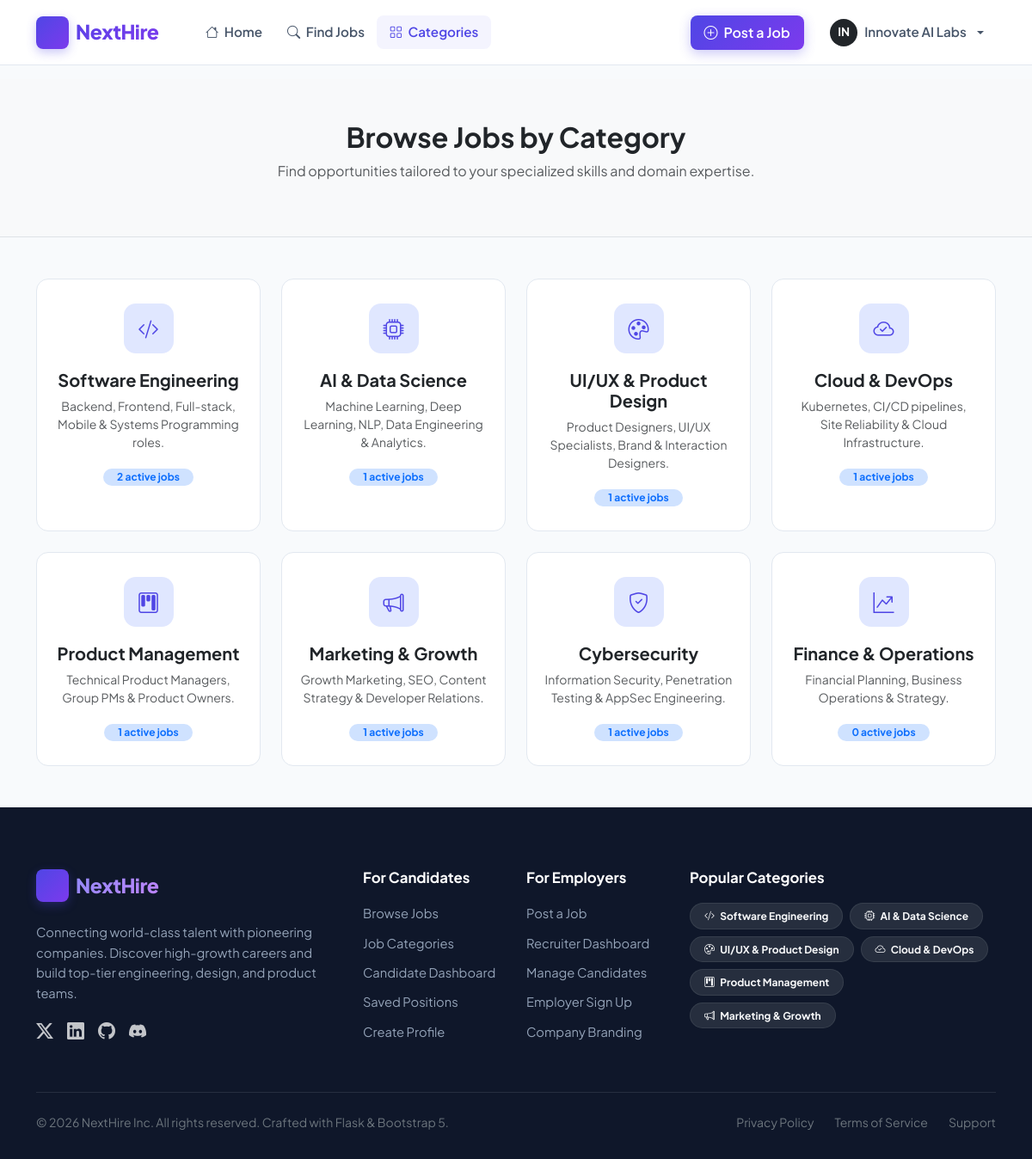
The page /categories (signed in) on the database its author committed.
### app/models.py (models this page shows, shortened)
class User(UserMixin, db.Model):
    __tablename__ = 'users'
    id = db.Column(db.Integer, primary_key=True)
    username = db.Column(db.String(80), unique=True, nullable=False, index=True)
    email = db.Column(db.String(120), unique=True, nullable=False, index=True)
    password_hash = db.Column(db.String(256), nullable=False)
    role = db.Column(db.String(20), nullable=False, default='jobseeker')  # 'jobseeker', 'employer', 'admin'
    is_active = db.Column(db.Boolean, default=True)
    created_at = db.Column(db.DateTime, default=datetime.utcnow)
    seeker_profile = db.relationship('UserProfile', backref='user', uselist=False, cascade='all, delete-orphan')
    company_profile = db.relationship('CompanyProfile', backref='user', uselist=False, cascade='all, delete-orphan')
    posted_jobs = db.relationship('Job', backref='employer', lazy='dynamic', cascade='all, delete-orphan')
    applications = db.relationship('Application', backref='seeker', lazy='dynamic', cascade='all, delete-orphan')
    saved_jobs = db.relationship('SavedJob', backref='seeker', lazy='dynamic', cascade='all, delete-orphan')
    @property
    def is_seeker(self):
        return self.role == 'jobseeker'
    @property
    def is_employer(self):
        return self.role == 'employer'
    @property
    def display_name(self):
        if self.is_seeker and self.seeker_profile and self.seeker_profile.full_name:
            return self.seeker_profile.full_name
        if self.is_employer and self.company_profile and self.company_profile.company_name:
            return self.company_profile.company_name
        return self.username

class CompanyProfile(db.Model):
    __tablename__ = 'company_profiles'
    id = db.Column(db.Integer, primary_key=True)
    user_id = db.Column(db.Integer, db.ForeignKey('users.id', ondelete='CASCADE'), nullable=False, unique=True)
    company_name = db.Column(db.String(150), nullable=False)
    tagline = db.Column(db.String(200), nullable=True)
    industry = db.Column(db.String(100), nullable=True)
    company_size = db.Column(db.String(50), nullable=True)  # e.g., "10-50 employees", "500+ employees"
    website = db.Column(db.String(200), nullable=True)
    location = db.Column(db.String(100), nullable=True)
    logo_filename = db.Column(db.String(255), nullable=True)
    about = db.Column(db.Text, nullable=True)
    founded_year = db.Column(db.Integer, nullable=True)
    updated_at = db.Column(db.DateTime, default=datetime.utcnow, onupdate=datetime.utcnow)

class JobCategory(db.Model):
    __tablename__ = 'job_categories'
    id = db.Column(db.Integer, primary_key=True)
    name = db.Column(db.String(80), nullable=False, unique=True)
    slug = db.Column(db.String(80), nullable=False, unique=True, index=True)
    icon_class = db.Column(db.String(60), default='bi-briefcase')
    description = db.Column(db.String(255), nullable=True)
    jobs = db.relationship('Job', backref='category', lazy='dynamic')
    @property
    def active_jobs_count(self):
        return self.jobs.filter_by(status='active').count()

### app/routes/main.py (the view)
@main_bp.route('/categories')
def categories():
    all_categories = JobCategory.query.all()
    return render_template('main/categories.html', categories=all_categories)

### app/templates/main/categories.html (shortened to what this page needs)
{% extends "base.html" %}
{% block content %}
<div class="py-5 bg-light border-bottom text-center">
    <div class="container">
        <h2 class="fw-bold text-dark mb-2">Browse Jobs by Category</h2>
        <p class="text-muted">Find opportunities tailored to your specialized skills and domain expertise.</p>
    </div>
</div>
<div class="container py-5">
    <div class="row g-4">
        {% for cat in categories %}
        <div class="col-xl-3 col-lg-4 col-md-6">
            <a href="{{ url_for('main.jobs', category=cat.id) }}" class="category-card h-100">
                <div class="category-icon-box">
                    <i class="bi {{ cat.icon_class }}"></i>
                </div>
                <h5 class="fw-bold mb-2 text-dark">{{ cat.name }}</h5>
                <p class="text-muted small mb-3">{{ cat.description or 'Explore top listings in this field.' }}</p>
                <div class="badge bg-primary-subtle text-primary rounded-pill px-3 py-1">
                    {{ cat.active_jobs_count }} active jobs
                </div>
            </a>
        </div>
        {% endfor %}
    </div>
</div>
{% endblock %}

### app/templates/base.html (shortened to what this page needs)
<!DOCTYPE html>
<html lang="en">
<head>
    <link href="https://cdn.jsdelivr.net/npm/bootstrap@5.3.3/dist/css/bootstrap.min.css" rel="stylesheet">
    <link rel="stylesheet" href="https://cdn.jsdelivr.net/npm/bootstrap-icons@1.11.3/font/bootstrap-icons.min.css">
    <link rel="stylesheet" href="{{ url_for('static', filename='css/style.css') }}">
</head>
<body>
    <nav class="navbar navbar-expand-lg navbar-custom sticky-top">
        <div class="container">
            <a class="navbar-brand brand-logo" href="{{ url_for('main.index') }}">
                <div class="brand-icon">
                    <i class="bi bi-briefcase-fill"></i>
                </div>
                <span>NextHire</span>
            </a>
            <div class="collapse navbar-collapse" id="navbarMain">
                <ul class="navbar-nav me-auto mb-2 mb-lg-0 ms-lg-4">
                    <li class="nav-item">
                        <a class="nav-link {% if request.endpoint == 'main.index' %}active{% endif %}" href="{{ url_for('main.index') }}">
                            <i class="bi bi-house me-1"></i> Home
                        </a>
                    </li>
                    <li class="nav-item">
                        <a class="nav-link {% if request.endpoint == 'main.jobs' %}active{% endif %}" href="{{ url_for('main.jobs') }}">
                            <i class="bi bi-search me-1"></i> Find Jobs
                        </a>
                    </li>
                    <li class="nav-item">
                        <a class="nav-link {% if request.endpoint == 'main.categories' %}active{% endif %}" href="{{ url_for('main.categories') }}">
                            <i class="bi bi-grid me-1"></i> Categories
                        </a>
                    </li>
                </ul>
                <ul class="navbar-nav align-items-lg-center gap-2">
                    {% if current_user.is_authenticated %}
                        {% if current_user.is_seeker %}
                            <li class="nav-item">
                                <a class="nav-link" href="{{ url_for('seeker.saved_jobs') }}">
                                    <i class="bi bi-bookmark me-1"></i> Saved
                                </a>
                            </li>
                            <li class="nav-item dropdown">
                                <a class="nav-link dropdown-toggle d-flex align-items-center gap-2" href="#" role="button" data-bs-toggle="dropdown">
                                    <div class="rounded-circle bg-primary text-white d-flex align-items-center justify-content-center" style="width: 32px; height: 32px; font-size: 0.85rem; font-weight: 700;">
                                        {{ current_user.username[:2].upper() }}
                                    </div>
                                    <span>{{ current_user.display_name }}</span>
                                </a>
                                <ul class="dropdown-menu dropdown-menu-end shadow-lg border-0 mt-2 rounded-3">
                                    <li class="px-3 py-2 border-bottom">
                                        <div class="small text-muted">Signed in as</div>
                                        <div class="fw-bold text-dark">{{ current_user.email }}</div>
                                        <span class="badge bg-primary-subtle text-primary mt-1">Candidate</span>
                                    </li>
                                    <li><a class="dropdown-item py-2" href="{{ url_for('seeker.dashboard') }}"><i class="bi bi-speedometer2 me-2 text-primary"></i> Dashboard</a></li>
                                    <li><a class="dropdown-item py-2" href="{{ url_for('seeker.applications') }}"><i class="bi bi-send me-2 text-primary"></i> My Applications</a></li>
                                    <li><a class="dropdown-item py-2" href="{{ url_for('seeker.saved_jobs') }}"><i class="bi bi-bookmark me-2 text-primary"></i> Saved Jobs</a></li>
                                    <li><a class="dropdown-item py-2" href="{{ url_for('seeker.profile') }}"><i class="bi bi-person me-2 text-primary"></i> Edit Profile</a></li>
                                    <li><hr class="dropdown-divider"></li>
                                    <li><a class="dropdown-item py-2 text-danger" href="{{ url_for('auth.logout') }}"><i class="bi bi-box-arrow-right me-2"></i> Sign Out</a></li>
                                </ul>
                            </li>
                        {% elif current_user.is_employer %}
                            <li class="nav-item">
                                <a class="btn btn-primary-gradient py-2 px-3 me-2" href="{{ url_for('employer.post_job') }}">
                                    <i class="bi bi-plus-circle me-1"></i> Post a Job
                                </a>
                            </li>
                            <li class="nav-item dropdown">
                                <a class="nav-link dropdown-toggle d-flex align-items-center gap-2" href="#" role="button" data-bs-toggle="dropdown">
                                    <div class="rounded-circle bg-dark text-white d-flex align-items-center justify-content-center" style="width: 32px; height: 32px; font-size: 0.85rem; font-weight: 700;">
                                        {{ current_user.display_name[:2].upper() }}
                                    </div>
                                    <span>{{ current_user.display_name }}</span>
                                </a>
                            </li>
                        {% endif %}
                    {% endif %}
                </ul>
            </div>
        </div>
    </nav>
    <main>
        {% block content %}{% endblock %}
    </main>
    <footer class="footer-custom">
        <div class="container">
            <div class="row g-4">
                <div class="col-lg-4 col-md-6">
                    <a class="brand-logo mb-3 d-inline-flex" href="{{ url_for('main.index') }}" style="background: linear-gradient(135deg, #818cf8 0%, #c084fc 100%); -webkit-background-clip: text; -webkit-text-fill-color: transparent;">
                        <div class="brand-icon">
                            <i class="bi bi-briefcase-fill text-white"></i>
                        </div>
                        <span>NextHire</span>
                    </a>
                    <p class="text-slate-400 pe-lg-4 mt-2" style="font-size: 0.92rem; line-height: 1.6;">
                        Connecting world-class talent with pioneering companies. Discover high-growth careers and build top-tier engineering, design, and product teams.
                    </p>
                    <div class="d-flex gap-3 mt-3">
                        <a href="#" class="text-white opacity-75 fs-5 hover-opacity"><i class="bi bi-twitter-x"></i></a>
                        <a href="#" class="text-white opacity-75 fs-5 hover-opacity"><i class="bi bi-linkedin"></i></a>
                        <a href="#" class="text-white opacity-75 fs-5 hover-opacity"><i class="bi bi-github"></i></a>
                        <a href="#" class="text-white opacity-75 fs-5 hover-opacity"><i class="bi bi-discord"></i></a>
                    </div>
                </div>
                <div class="col-lg-2 col-md-6">
                    <h5>For Candidates</h5>
                    <ul class="footer-links">
                        <li><a href="{{ url_for('main.jobs') }}">Browse Jobs</a></li>
                        <li><a href="{{ url_for('main.categories') }}">Job Categories</a></li>
                        <li><a href="{{ url_for('seeker.dashboard') }}">Candidate Dashboard</a></li>
                        <li><a href="{{ url_for('seeker.saved_jobs') }}">Saved Positions</a></li>
                        <li><a href="{{ url_for('auth.register_seeker') }}">Create Profile</a></li>
                    </ul>
                </div>
                <div class="col-lg-2 col-md-6">
                    <h5>For Employers</h5>
                    <ul class="footer-links">
                        <li><a href="{{ url_for('employer.post_job') }}">Post a Job</a></li>
                        <li><a href="{{ url_for('employer.dashboard') }}">Recruiter Dashboard</a></li>
                        <li><a href="{{ url_for('employer.applicants') }}">Manage Candidates</a></li>
                        <li><a href="{{ url_for('auth.register_employer') }}">Employer Sign Up</a></li>
                        <li><a href="{{ url_for('employer.company_profile') }}">Company Branding</a></li>
                    </ul>
                </div>
                <div class="col-lg-4 col-md-6">
                    <h5>Popular Categories</h5>
                    <div class="d-flex flex-wrap gap-2 mt-2">
                        {% for cat in global_categories[:6] %}
                            <a href="{{ url_for('main.jobs', category=cat.id) }}" class="badge bg-secondary bg-opacity-25 text-light text-decoration-none py-2 px-3 rounded-pill border border-secondary border-opacity-25">
                                <i class="bi {{ cat.icon_class }} me-1"></i> {{ cat.name }}
                            </a>
                        {% endfor %}
                    </div>
                </div>
            </div>
            <div class="border-top border-secondary border-opacity-25 mt-5 pt-4 d-flex flex-column flex-md-row justify-content-between align-items-center text-secondary small">
                <div>© 2026 NextHire Inc. All rights reserved. Crafted with Flask & Bootstrap 5.</div>
                <div class="d-flex gap-4 mt-2 mt-md-0">
                    <a href="#" class="text-secondary text-decoration-none">Privacy Policy</a>
                    <a href="#" class="text-secondary text-decoration-none">Terms of Service</a>
                    <a href="#" class="text-secondary text-decoration-none">Support</a>
                </div>
            </div>
        </div>
    </footer>
</body>
</html>

### rows shown on the page
User: role.company_name "IN", display_name "Innovate AI Labs"
JobCategory: name "Software Engineering", description "Backend, Frontend, Full-stack, Mobile & Systems Programming roles.", active_jobs_count "2"
JobCategory: name "AI & Data Science", description "Machine Learning, Deep Learning, NLP, Data Engineering & Analytics.", active_jobs_count "1"
JobCategory: name "UI/UX & Product Design", description "Product Designers, UI/UX Specialists, Brand & Interaction Designers.", active_jobs_count "1"
JobCategory: name "Cloud & DevOps", description "Kubernetes, CI/CD pipelines, Site Reliability & Cloud Infrastructure.", active_jobs_count "1"
JobCategory: name "Product Management", description "Technical Product Managers, Group PMs & Product Owners.", active_jobs_count "1"
JobCategory: name "Marketing & Growth", description "Growth Marketing, SEO, Content Strategy & Developer Relations.", active_jobs_count "1"
JobCategory: name "Cybersecurity", description "Information Security, Penetration Testing & AppSec Engineering.", active_jobs_count "1"
JobCategory: name "Finance & Operations", description "Financial Planning, Business Operations & Strategy.", active_jobs_count "0"
